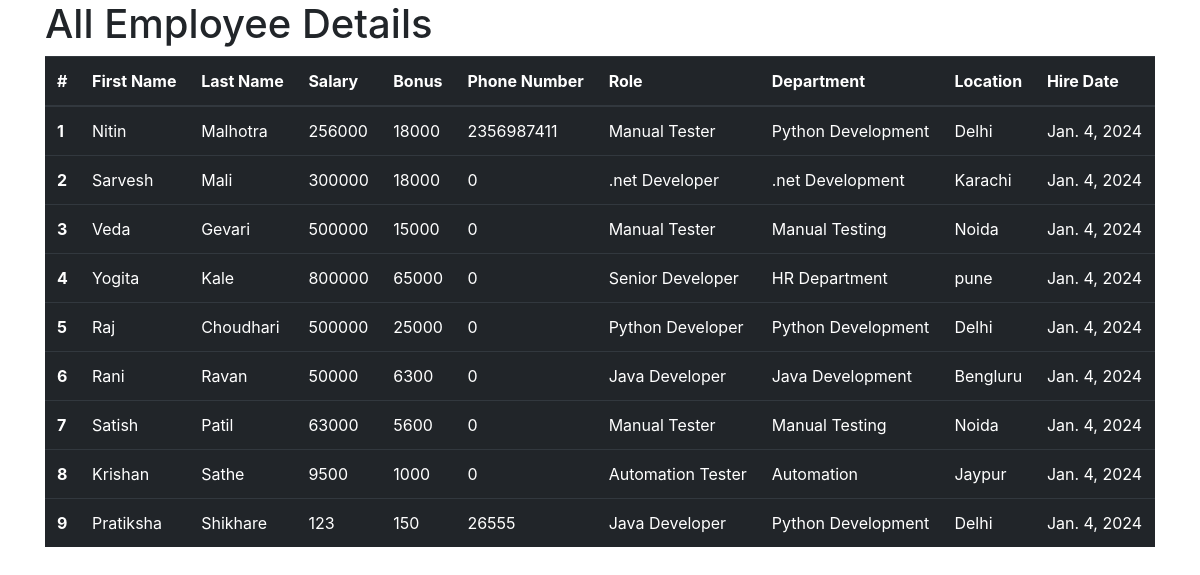
Page /all_emp/ on the committed database.
### emp_app/models.py (models this page shows, shortened)
class Employee(models.Model):
    first_name = models.CharField(max_length=100)
    last_name = models.CharField(max_length=100)
    dept = models.ForeignKey(Department,on_delete=models.CASCADE)
    salary = models.IntegerField()
    bonus = models.IntegerField()
    role = models.ForeignKey(Role,on_delete=models.CASCADE)
    phone = models.IntegerField(default=0)
    hire_date = models.DateField()

class Role(models.Model):
    name = models.CharField(max_length=100)

class Department(models.Model):
    name = models.CharField(max_length=100)
    location = models.CharField(max_length=100)

### emp_app/views.py (the view)
# urls.py: path('all_emp/', views.all_emp, name='all_emp'),
def all_emp(request):
    emp = Employee.objects.all()
    print(emp)
    return render(request,'view_all_emp.html',{'emp':emp})

### emp_app/templates/view_all_emp.html (shortened to what this page needs)
<!DOCTYPE html>
<html lang="en">
<head>
    <link rel="stylesheet" href="https://cdn.jsdelivr.net/npm/bootstrap@4.0.0/dist/css/bootstrap.min.css">
</head>
<body>
    <div class="container">
        <h1>All Employee Details</h1>
    <table class="table table-dark">
        <thead>
          <tr>
            <th scope="col">#</th>
            <th scope="col">First Name</th>
            <th scope="col">Last Name</th>
            <th scope="col">Salary</th>
            <th scope="col">Bonus</th>
            <th scope="col">Phone Number</th>
            <th scope="col">Role</th>
            <th scope="col">Department</th>
            <th scope="col">Location</th>
            <th scope="col">Hire Date</th>
          </tr>
        </thead>
        <tbody>
            {% for emp in emp %}
            <tr>
                <th scope="row"> {{forloop.counter}} </th>
                <td>{{emp.first_name}}</td>
                <td> {{emp.last_name}} </td>
                <td> {{emp.salary}} </td>
                <td> {{emp.bonus}} </td>
                <td> {{emp.phone}} </td>
                <td> {{emp.role.name}} </td>
                <td> {{emp.dept.name}} </td>
                <td> {{emp.dept.location}} </td>
                <td> {{emp.hire_date}} </td>
              </tr>
            {% endfor %}
        </tbody>
      </table>
    </div>
</body>
</html>

### rows in the picture
Employee: first_name "Nitin", last_name "Malhotra", salary "256000", bonus "18000", phone "2356987411", role.name "Manual Tester", dept.name "Python Development", dept.location "Delhi", hire_date "Jan. 4, 2024"
Employee: first_name "Sarvesh", last_name "Mali", salary "300000", bonus "18000", phone "0", role.name ".net Developer", dept.name ".net Development", dept.location "Karachi", hire_date "Jan. 4, 2024"
Employee: first_name "Veda", last_name "Gevari", salary "500000", bonus "15000", phone "0", role.name "Manual Tester", dept.name "Manual Testing", dept.location "Noida", hire_date "Jan. 4, 2024"
Employee: first_name "Yogita", last_name "Kale", salary "800000", bonus "65000", phone "0", role.name "Senior Developer", dept.name "HR Department", dept.location "pune", hire_date "Jan. 4, 2024"
Employee: first_name "Raj", last_name "Choudhari", salary "500000", bonus "25000", phone "0", role.name "Python Developer", dept.name "Python Development", dept.location "Delhi", hire_date "Jan. 4, 2024"
Employee: first_name "Rani", last_name "Ravan", salary "50000", bonus "6300", phone "0", role.name "Java Developer", dept.name "Java Development", dept.location "Bengluru", hire_date "Jan. 4, 2024"
Employee: first_name "Satish", last_name "Patil", salary "63000", bonus "5600", phone "0", role.name "Manual Tester", dept.name "Manual Testing", dept.location "Noida", hire_date "Jan. 4, 2024"
Employee: first_name "Krishan", last_name "Sathe", salary "9500", bonus "1000", phone "0", role.name "Automation Tester", dept.name "Automation", dept.location "Jaypur", hire_date "Jan. 4, 2024"
Employee: first_name "Pratiksha", last_name "Shikhare", salary "123", bonus "150", phone "26555", role.name "Java Developer", dept.name "Python Development", dept.location "Delhi", hire_date "Jan. 4, 2024"
